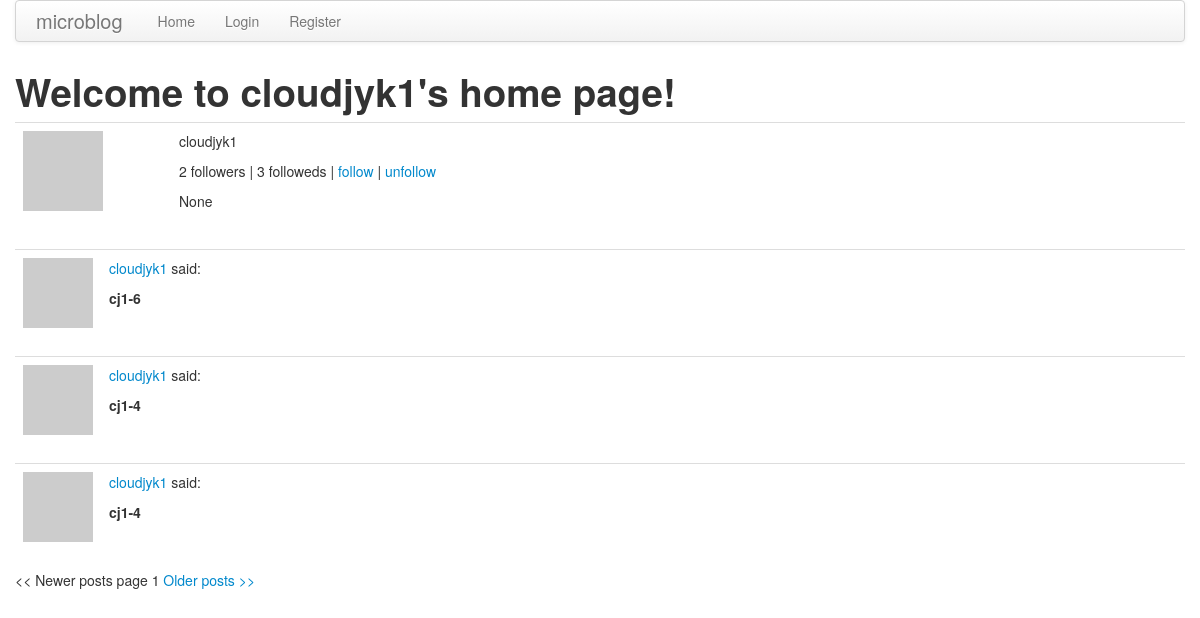
/user/cloudjyk1/1, run on the app's committed database.
### app/models.py (models this page shows, shortened)
class User(db.Model):
    id = db.Column(db.Integer, primary_key = True)
    username = db.Column(db.String(64), index = True, unique = True)
    password = db.Column(db.String(64), index = True)
    email = db.Column(db.String(120), index = True, unique = True)
    about_me = db.Column(db.String(140))
    last_seen = db.Column(db.DateTime)
    posts = db.relationship('Post', backref='author', lazy='dynamic')
    followed = db.relationship('User',
        secondary = followers,
        primaryjoin = (followers.c.follower_id == id),
        secondaryjoin = (followers.c.followed_id == id),
        backref = db.backref('followers', lazy = 'dynamic'),
        lazy = 'dynamic')
    def avatar(self,size):
        return 'http://www.gravatar.com/avatar/' + md5(self.email.encode('utf-8')).hexdigest() + '?d=mm&s=' + str(size)

class Post(db.Model):
    __searchable__ = ['body']
    id = db.Column(db.Integer, primary_key = True)
    body = db.Column(db.String(140))
    timestamp = db.Column(db.DateTime)
    user_id = db.Column(db.Integer, db.ForeignKey('user.id'))

### app/views.py (the view)
@app.route('/user/<username>', methods = ['GET', 'POST'])
@app.route('/user/<username>/<int:page>', methods = ['GET', 'POST'])
def user(username, page = 1):
    if User.query.filter_by(username = username).first() != None:
        user = User.query.filter_by(username = username).first()
        posts = user.posts.order_by(Post.timestamp.desc())
        posts = posts.paginate(page, POSTS_PER_PAGE, False)
        return render_template('user.html',
            title = 'Home',
            user = user,
            posts = posts)
    flash('Sorry, this user does not exist!')
    return redirect(url_for('index'))

### app/views.py (called while the page is built)
@app.before_request
def before_request():
    g.user = current_user

### app/templates/user.html (shortened to what this page needs)
{% extends "base.html" %}
{% block content %}
<h1>Welcome to {{ user.username }}'s home page!</h1>
<table class="table table-hover">
    <tr>
        <td width="140px"><a href="{{url_for('user', username = user.username)}}"><img src="{{user.avatar(140)}}" /></a></td>
        <td>
            <p>{{ user.username }}</p>
            {% if g.user.username != user.username %}
            <p>{{ user.followers.count()-1 }} followers | {{ user.followed.count()-1 }} followeds | <a href="{{url_for('follow', username = user.username)}}">follow</a> | <a href="{{url_for('unfollow', username = user.username)}}">unfollow</a></p>
            {% endif %}
            <p>{{ user.about_me }}</p>
        </td>
    </tr>
</table>
{% for post in posts.items %}
    {% include 'post.html' %}
{% endfor %}
{% if posts.has_prev %}
<a href="{{ url_for('user', username = user.username, page = posts.prev_num) }}"><< Newer posts</a>
{% else %}
<< Newer posts
{% endif %}
page {{ posts.page }}
{% if posts.has_next %}
<a href="{{ url_for('user', username = user.username, page = posts.next_num) }}">Older posts >></a>
{% else %}
Older posts >>
{% endif %}
{% endblock %}

### app/templates/post.html (shortened to what this page needs)
<table class="table table-hover">
    <tr>
        <td width="70px"><a href="{{url_for('user', username = post.author.username)}}"><img src="{{post.author.avatar(70)}}" /></a></td>
        <td>
            <p><a href="{{url_for('user', username = post.author.username)}}">{{post.author.username}}</a> said:</p>
            <p><strong>{{post.body}}</strong></p>
        </td>
    </tr>
</table>

### data on the page
User: username "cloudjyk1", about_me "None"
Post: author.username "cloudjyk1", body "cj1-6"
Post: author.username "cloudjyk1", body "cj1-4"
Post: author.username "cloudjyk1", body "cj1-4"

### other printed values
{{ user.followers.count()-1 }} "2"
{{ user.followed.count()-1 }} "3"
{{ posts.page }} "1"
